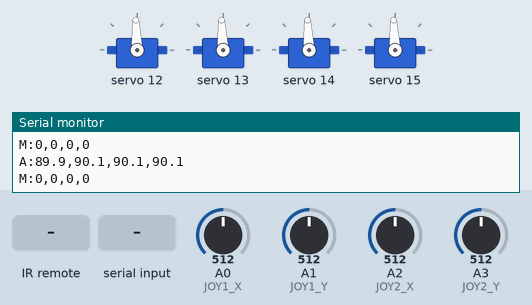
A sketch run on a simulated Arduino Uno, built with avr-gcc and run on an emulated ATmega328P. Parts: 4 × servo, the last lines printed to the serial monitor. Inputs (shaded band) come from the test bench; at power-on: A1 (JOY1_Y) = 512, A0 (JOY1_X) = 512, A2 (JOY2_X) = 512, A3 (JOY2_Y) = 512.

Above: at 1.2 s.
1.3 s: infrared code 0xF609FF00 received
At 1.9 s:
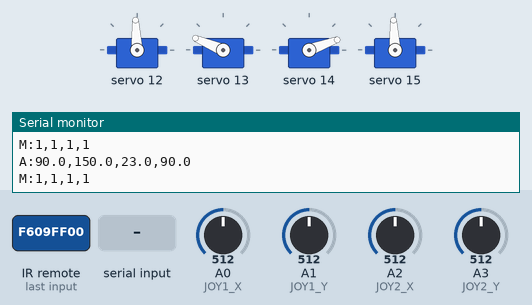
2.8 s: infrared code 0xAD52FF00 received
At 4.0 s:
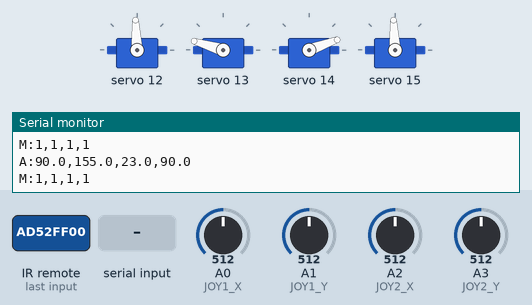
4.3 s: "90,45,200\n" received over Serial
At 4.7 s:
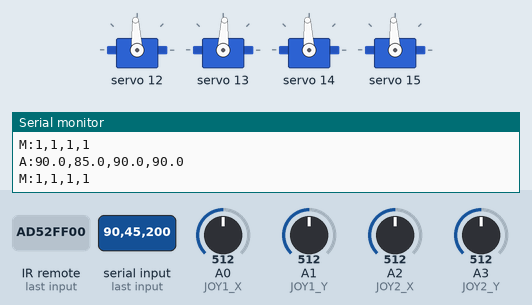
5.8 s: byte 109 ('m') received over Serial
At 6.5 s:
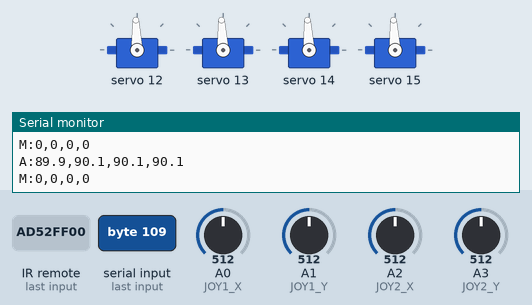
7.3 s: A1 (JOY1_Y) set to 371
At 8.5 s:
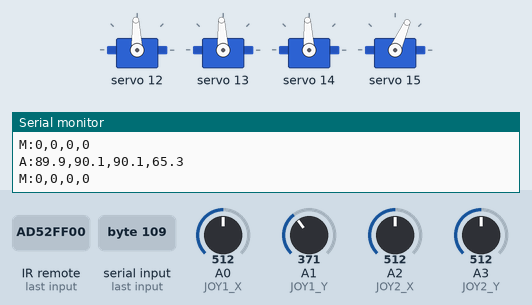
8.8 s: A1 (JOY1_Y) set to 354
At 10.2 s:
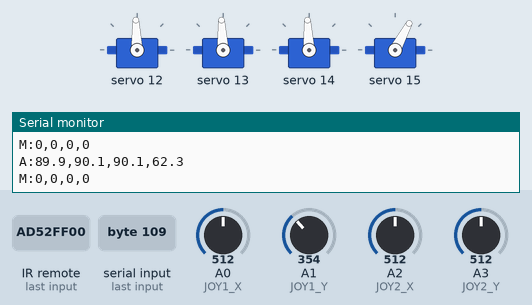
Timing chart, 0 to 11.3 s (numbered marks = the images above; inputs shaded):
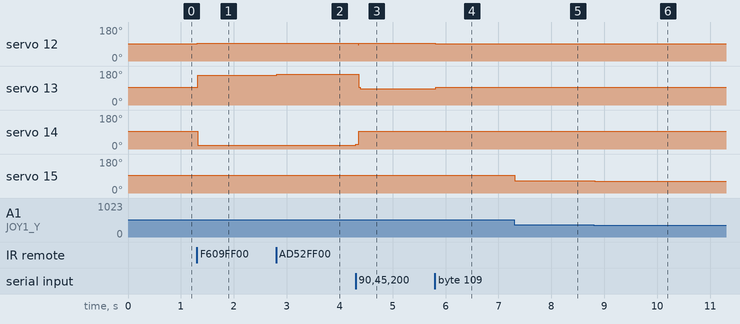

Measured:
- after the input at 1.3 s, servo 12: 92° → 93° at once; servo 13: 93° → 157° at once; servo 14: 93° → 20° at once
- after the input at 2.8 s, servo 13: 157° → 163° at once
- after the input at 4.3 s, servo 12: 93° → 87° after 0.05 s, → 93° 0.02 s later; servo 13: 163° → 87° after 0.06 s; servo 14: 20° → 25° at once, → 93° 0.06 s later
- after the input at 5.8 s, servo 12: 93° → 92° at once; servo 13: 87° → 93° at once
- after the input at 7.3 s, servo 15: 93° → 66° at once
- after the input at 8.8 s, servo 15: 66° → 62° at once

The sketch:

Control6.ino
```cpp
/*
 *  CONTROL DE BRAZO ROBÓTICO CON JOYSTICKS, TECLADO Y MANDO IR
 *  -----------------------------------------------------------
 *  - Cada servo puede estar en modo automático (joystick) o manual.
 *  - Comandos serie (igual que antes):
 *      S:ang1,ang2,ang3,ang4   → fija ángulos (solo para servos en manual)
 *      C:idx,modo              → cambia modo de un servo (idx 0-3, modo 0=auto, 1=manual)
 *      m                       → alterna todos los modos (global)
 *      teclas 1-9              → control manual (solo para servos en manual)
 *  - Control IR:
 *      Botones 4,6,2,8,0,200+, CH-, CH+, EQ, +
 *  - Envía ángulos en formato A:ang1,ang2,ang3,ang4
 *  - Envía modos en formato M:mod0,mod1,mod2,mod3
 *  - PCA9685 en canales 12-15.
 *  - Rango seguro: 0° a 180°.
 *  - Velocidad serie: 115200 baudios.
 */

#include <Wire.h>
#include <Adafruit_PWMServoDriver.h>
#include <IRremote.h>          // Librería para el receptor IR

// ---------- Pines analógicos para joysticks ----------
#define JOY1_X  A0
#define JOY1_Y  A1
#define JOY2_X  A2
#define JOY2_Y  A3

// ---------- Pin del receptor IR ----------
#define IR_RECEIVER_PIN  11

// ---------- Canales del PCA9685 ----------
#define CH_ART1   12
#define CH_ART2   13
#define CH_ART3   14
#define CH_GARRA  15

// ---------- Valores de pulso para 0°, 90° y 180° ----------
#define PULSE_0   102
#define PULSE_90  307
#define PULSE_180 512

// ---------- Límites de seguridad ----------
#define ANG_MIN   0      // Límite inferior real de los servos (22°)
#define ANG_MAX   180
#define STEP_DEG  5

// ---------- Modos de operación ----------
#define MODO_AUTO   0
#define MODO_MANUAL 1

// ---------- Códigos HEX del mando IR (extraídos de Mapeo_Control.txt) ----------
#define IR_BTN_4        0xF708FF00
#define IR_BTN_6        0xA55AFF00
#define IR_BTN_2        0xE718FF00
#define IR_BTN_8        0xAD52FF00
#define IR_BTN_0        0xE916FF00
#define IR_BTN_200PLUS  0xF20DFF00
#define IR_BTN_CHMINUS  0xBA45FF00
#define IR_BTN_CHPLUS   0xB847FF00
#define IR_BTN_EQ       0xF609FF00
#define IR_BTN_PLUS     0xEA15FF00   // Botón + del mando

// ---------- Objeto PCA9685 ----------
Adafruit_PWMServoDriver pwm = Adafruit_PWMServoDriver(0x40);

// Variables globales
float angulos[4];          // [0]=art1, [1]=art2, [2]=art3, [3]=garra
int modos[4];              // 0=auto, 1=manual

// ----------------------------------------------------------------------------
//  setup()
//  Inicializa puerto serie, PCA9685, receptor IR y coloca los servos en 90°.
// ----------------------------------------------------------------------------
void setup() {
  Serial.begin(115200);
  Serial.println(F("BRAZO ROBOTICO LISTO - MODO POR SERVO + IR"));

  pwm.begin();
  pwm.setPWMFreq(50);
  delay(10);

  // Inicializar receptor IR
  IrReceiver.begin(IR_RECEIVER_PIN, DISABLE_LED_FEEDBACK);

  for (int i = 0; i < 4; i++) {
    angulos[i] = 90.0;
    modos[i] = MODO_AUTO;   // Inicialmente todos en automático
  }
  actualizarServos();
  enviarAngulos();
}

// ----------------------------------------------------------------------------
//  loop()
//  Lee comandos serie, IR, actualiza ángulos según el modo, envía datos.
// ----------------------------------------------------------------------------
void loop() {
  // ----- Procesar comandos por puerto serie (teclado/PC) -----
  if (Serial.available() > 0) {
    char c = Serial.read();

    // ---- Comando S: fijar ángulos (solo para servos en manual) ----
    if (c == 'S' || c == 's') {
      while (Serial.available() && Serial.read() != ':');   // esperar ':'
      float a1 = Serial.parseFloat();
      float a2 = Serial.parseFloat();
      float a3 = Serial.parseFloat();
      float a4 = Serial.parseFloat();

      if (!isnan(a1) && !isnan(a2) && !isnan(a3) && !isnan(a4)) {
        float vals[4] = {a1, a2, a3, a4};
        for (int i = 0; i < 4; i++) {
          if (modos[i] == MODO_MANUAL) {
            angulos[i] = constrain(vals[i], ANG_MIN, ANG_MAX);
          }
        }
      }
      while (Serial.available() && Serial.read() != '\n');   // limpiar buffer
    }
    // ---- Comando C: cambiar modo individual ----
    else if (c == 'C' || c == 'c') {
      while (Serial.available() && Serial.read() != ':');
      int idx = Serial.parseInt();
      if (Serial.read() == ',') {   // esperar la coma
        int modo = Serial.parseInt();
        if (idx >= 0 && idx < 4 && (modo == MODO_AUTO || modo == MODO_MANUAL)) {
          modos[idx] = modo;
          Serial.print(F("Modo servo "));
          Serial.print(idx);
          Serial.print(F(" -> "));
          Serial.println(modo == MODO_AUTO ? "AUTO" : "MANUAL");
        }
      }
      while (Serial.available() && Serial.read() != '\n');
    }
    // ---- Comando m: alternar todos los modos ----
    else if (c == 'm' || c == 'M') {
      cambiarModoGlobal();
    }
    // ---- Teclas para control manual ----
    else if (c >= '1' && c <= '9') {
      procesarTeclaManual(c);
    }
  }

  // ----- Procesar comandos por infrarrojo -----
  if (IrReceiver.decode()) {
    uint32_t codigo = IrReceiver.decodedIRData.decodedRawData;
    procesarIR(codigo);
    IrReceiver.resume();   // preparar para la siguiente recepción
  }

  // Leer joysticks solo para servos en modo automático
  if (hayAlgunAuto()) {
    leerJoysticks();
  }

  actualizarServos();
  enviarAngulos();
  delay(10);
}

// ----------------------------------------------------------------------------
//  Funciones auxiliares de estado
// ----------------------------------------------------------------------------
bool hayAlgunAuto() {
  for (int i = 0; i < 4; i++) {
    if (modos[i] == MODO_AUTO) return true;
  }
  return false;
}

// ----------------------------------------------------------------------------
//  leerJoysticks()
//  Lee los ejes analógicos y mapea a ángulos SOLO para servos en AUTO.
// ----------------------------------------------------------------------------
void leerJoysticks() {
  int val1X = analogRead(JOY1_X);
  int val1Y = analogRead(JOY1_Y);
  int val2X = analogRead(JOY2_X);
  int val2Y = analogRead(JOY2_Y);

  float temp[4];
  temp[0] = mapFloat(val1X, 0, 1023, ANG_MAX, ANG_MIN);
  temp[3] = mapFloat(val1Y, 0, 1023, ANG_MIN, ANG_MAX);
  temp[1] = mapFloat(val2X, 0, 1023, ANG_MIN, ANG_MAX);
  temp[2] = mapFloat(val2Y, 0, 1023, ANG_MIN, ANG_MAX);

  for (int i = 0; i < 4; i++) {
    if (modos[i] == MODO_AUTO) {
      angulos[i] = constrain(temp[i], ANG_MIN, ANG_MAX);
    }
  }
}

// ----------------------------------------------------------------------------
//  procesarTeclaManual(char tecla)
//  Modifica ángulos en pasos de 5° SOLO para servos en MANUAL (teclado).
// ----------------------------------------------------------------------------
void procesarTeclaManual(char tecla) {
  int idx = -1;
  float delta = 0;

  switch (tecla) {
    case '1': idx = 3; delta = +STEP_DEG; break;   // garra +
    case '3': idx = 3; delta = -STEP_DEG; break;   // garra -
    case '2': idx = 1; delta = -STEP_DEG; break;   // art2 -
    case '8': idx = 1; delta = +STEP_DEG; break;   // art2 +
    case '4': idx = 0; delta = -STEP_DEG; break;   // art1 -
    case '6': idx = 0; delta = +STEP_DEG; break;   // art1 +
    case '7': idx = 2; delta = -STEP_DEG; break;   // art3 -
    case '9': idx = 2; delta = +STEP_DEG; break;   // art3 +
    case '5': // reset todos a 90° (solo si están en manual)
      resetAngulosManuales();
      return;
    default:
      return;
  }

  if (idx >= 0 && modos[idx] == MODO_MANUAL) {
    angulos[idx] = constrain(angulos[idx] + delta, ANG_MIN, ANG_MAX);
  }
}

// ----------------------------------------------------------------------------
//  resetAngulosManuales()
//  Pone todos los servos en modo manual a 90°.
// ----------------------------------------------------------------------------
void resetAngulosManuales() {
  for (int i = 0; i < 4; i++) {
    if (modos[i] == MODO_MANUAL) {
      angulos[i] = 90.0;
    }
  }
  Serial.println(F("RESET A 90° (solo manuales)"));
}

// ----------------------------------------------------------------------------
//  procesarIR(uint32_t codigo)
//  Interpreta los códigos del mando IR y ejecuta la acción correspondiente.
// ----------------------------------------------------------------------------
void procesarIR(uint32_t codigo) {
  // Botones de incremento/decremento (solo afectan a servos en MANUAL)
  if (codigo == IR_BTN_4) {
    ajustarAngulo(0, -STEP_DEG);   // art1 -
  }
  else if (codigo == IR_BTN_6) {
    ajustarAngulo(0, +STEP_DEG);   // art1 +
  }
  else if (codigo == IR_BTN_2) {
    ajustarAngulo(1, -STEP_DEG);   // art2 -
  }
  else if (codigo == IR_BTN_8) {
    ajustarAngulo(1, +STEP_DEG);   // art2 +
  }
  else if (codigo == IR_BTN_0) {
    ajustarAngulo(2, -STEP_DEG);   // art3 -
  }
  else if (codigo == IR_BTN_200PLUS) {
    ajustarAngulo(2, +STEP_DEG);   // art3 +
  }
  else if (codigo == IR_BTN_CHMINUS) {
    ajustarAngulo(3, -STEP_DEG);   // garra -
  }
  else if (codigo == IR_BTN_CHPLUS) {
    ajustarAngulo(3, +STEP_DEG);   // garra +
  }
  // Botón EQ: reposo (ángulos fijos y todos a manual)
  else if (codigo == IR_BTN_EQ) {
    float reposo[4] = {90.0, 150.0, 23.0, 90.0};
    for (int i = 0; i < 4; i++) {
      angulos[i] = constrain(reposo[i], ANG_MIN, ANG_MAX);
      modos[i] = MODO_MANUAL;   // para que no se sobreescriba por joystick
    }
    Serial.println(F("REPOSO ACTIVADO (90,180,23,90) - TODOS MANUAL"));
  }
  // Botón + : reset a 90° solo para los que están en manual
  else if (codigo == IR_BTN_PLUS) {
    resetAngulosManuales();
  }
}

// ----------------------------------------------------------------------------
//  ajustarAngulo(int idx, float delta)
//  Modifica el ángulo del servo idx solo si está en modo MANUAL.
// ----------------------------------------------------------------------------
void ajustarAngulo(int idx, float delta) {
  if (idx < 0 || idx > 3) return;
  if (modos[idx] == MODO_MANUAL) {
    angulos[idx] = constrain(angulos[idx] + delta, ANG_MIN, ANG_MAX);
  }
}

// ----------------------------------------------------------------------------
//  cambiarModoGlobal()
//  Alterna todos los modos (0↔1) y envía mensaje.
// ----------------------------------------------------------------------------
void cambiarModoGlobal() {
  for (int i = 0; i < 4; i++) {
    modos[i] = (modos[i] == MODO_AUTO) ? MODO_MANUAL : MODO_AUTO;
  }
  Serial.println(F("MODOS GLOBAL ALTERNADOS"));
}

// ----------------------------------------------------------------------------
//  actualizarServos()
//  Convierte ángulos a pulsos y los envía al PCA9685.
// ----------------------------------------------------------------------------
void actualizarServos() {
  int pulsos[4];
  for (int i = 0; i < 4; i++) {
    pulsos[i] = anguloToPulse(angulos[i]);
  }
  pwm.setPWM(CH_ART1, 0, pulsos[0]);
  pwm.setPWM(CH_ART2, 0, pulsos[1]);
  pwm.setPWM(CH_ART3, 0, pulsos[2]);
  pwm.setPWM(CH_GARRA, 0, pulsos[3]);
}

// ----------------------------------------------------------------------------
//  enviarAngulos()
//  Envía los ángulos por serial en formato: A:val1,val2,val3,val4
//  y también los modos en formato M:mod0,mod1,mod2,mod3
// ----------------------------------------------------------------------------
void enviarAngulos() {
  Serial.print("A:");
  Serial.print(angulos[0], 1);
  Serial.print(",");
  Serial.print(angulos[1], 1);
  Serial.print(",");
  Serial.print(angulos[2], 1);
  Serial.print(",");
  Serial.println(angulos[3], 1);

  // Enviar los modos
  Serial.print("M:");
  for (int i = 0; i < 4; i++) {
    Serial.print(modos[i]);
    if (i < 3) Serial.print(",");
  }
  Serial.println();
}

// ----------------------------------------------------------------------------
//  mapFloat()   - Mapeo lineal con decimales
//  anguloToPulse() - Convierte grados a registro PWM
// ----------------------------------------------------------------------------
float mapFloat(float x, float in_min, float in_max, float out_min, float out_max) {
  return (x - in_min) * (out_max - out_min) / (in_max - in_min) + out_min;
}

int anguloToPulse(float angulo) {
  return (int)(PULSE_0 + (angulo * (PULSE_180 - PULSE_0) / 180.0));
}
```
